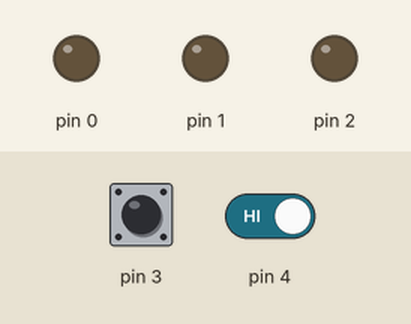
Simulated run of this sketch. Board: Arduino Uno, built with avr-gcc and run on an emulated ATmega328P. Shown: output pins drawn as LEDs (lit = HIGH). Inputs (shaded band) come from the test bench; at power-on: pin 3 HIGH, pin 4 HIGH.

Above: at 1.2 s.
1.3 s: pin 3 pulled LOW for 0.15 s
At 1.7 s:
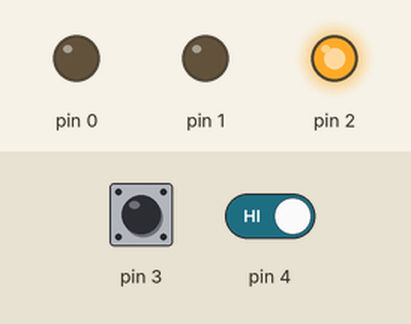
2.9 s: pin 3 driven LOW and pin 4 driven LOW
At 4.1 s:
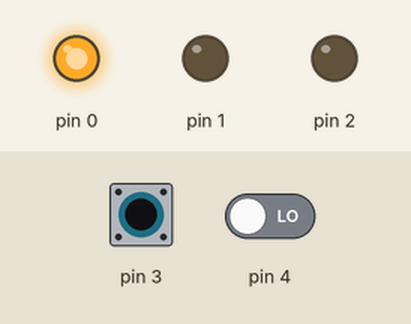
4.4 s: pin 4 driven HIGH
At 5.2 s:
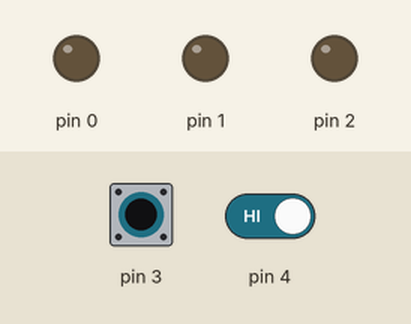
7.3 s: pin 4 driven LOW
At 8.6 s:
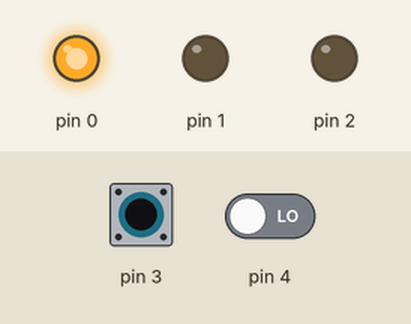
Timing chart, 0 to 9.8 s (numbered marks = the images above; inputs shaded):
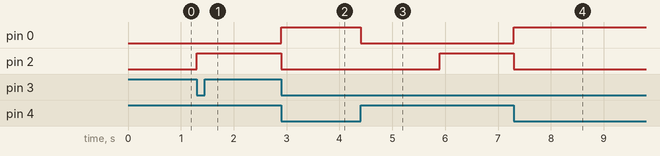

The sketch:

SUBARU.ino
```cpp
#define IN_DHO    PB3
#define IN_FLASH  PB4
#define OUT_DHO   PB2
#define OUT_FLASH PB0
#define PWM_OUT   PB1

byte PWM_DHO   = 17;     //17       // чем больше значение тем меньше напряжение на выходе
byte PWM_FLASH = 5;       //5

uint32_t timer = 0;              // таймер отслеживания отключения поворота

bool on_flag = false;            // флаг работы поворотника
bool DHO_ON = false;
bool FLASH_ON = false;
uint16_t delay_on_DHO = 1500;    // время задержки включения ДХО после поворота


void setup() {

  pinMode(IN_DHO, INPUT_PULLUP);
  digitalWrite(IN_DHO, HIGH);

  pinMode(IN_FLASH, INPUT_PULLUP);
  digitalWrite(IN_FLASH, HIGH);

  pinMode(OUT_DHO, OUTPUT);
  digitalWrite(OUT_DHO, LOW);

  pinMode(OUT_FLASH, OUTPUT);
  digitalWrite(OUT_DHO, LOW);

  pinMode(PWM_OUT, OUTPUT);

}

void loop() {

  if(digitalRead(IN_DHO) == LOW && digitalRead(IN_FLASH) == HIGH && DHO_ON == false){      // ВКЛ только ДХО
      DHO_ON = true;
      FLASH_ON = false;

      digitalWrite(OUT_DHO, HIGH);                                      // включения моста
      digitalWrite(OUT_FLASH, LOW);
      analogWrite(PWM_OUT, PWM_DHO);                                    // напряжение для ДХО
  }

  if(digitalRead(IN_DHO) == LOW && digitalRead(IN_FLASH) == LOW && DHO_ON == true && FLASH_ON == false){       // ВКЛ  ДХО и включаем ПОВОРОТНИК или АВАРИЙКУ
      timer = 0;
      DHO_ON = false;
      FLASH_ON = true;

      digitalWrite(OUT_DHO, LOW);                                       // включения моста
      digitalWrite(OUT_FLASH, HIGH);
      analogWrite(PWM_OUT, PWM_FLASH);                                  // напряжение для ПОВОРОТА

      for(;;){                                                          // вход в бесконечный цикл отслеживания работы поворота при работе ДХО

          if (digitalRead(IN_FLASH) == LOW && on_flag == false)  {
              digitalWrite(OUT_FLASH, HIGH);                            //вкл поворота
              on_flag = true;
          }
          if (digitalRead(IN_FLASH) == HIGH && on_flag == true) {
              digitalWrite(OUT_FLASH, LOW);                             //выкл поворота
              on_flag = false;
              timer = millis();
          }

          if (millis()-timer >= delay_on_DHO && digitalRead(IN_FLASH) == HIGH && on_flag == false ){
          FLASH_ON = false;
            break;
          }
       }


  }

  if(digitalRead(IN_DHO) == HIGH && digitalRead(IN_FLASH) == LOW && DHO_ON == false && FLASH_ON == false){    // ВКЛ только ПОВОРОТ или АВАРИЙКА

      DHO_ON = false;
      FLASH_ON = true;

      digitalWrite(OUT_DHO, LOW);         // включения моста
      digitalWrite(OUT_FLASH, HIGH);     // выключение произойдет отключением питания схемы
      analogWrite(PWM_OUT, PWM_FLASH);    // напряжение для ПОВОРОТА
  }

}
```

Measured:
- after the input at 1.3 s, pin 2: LOW → HIGH at once
- after the input at 2.9 s, pin 0: LOW → HIGH at once; pin 2: HIGH → LOW at once
- after the input at 4.4 s, pin 0: HIGH → LOW at once; pin 2: LOW → HIGH after 1.5 s
- after the input at 7.3 s, pin 0: LOW → HIGH at once; pin 2: HIGH → LOW at once
